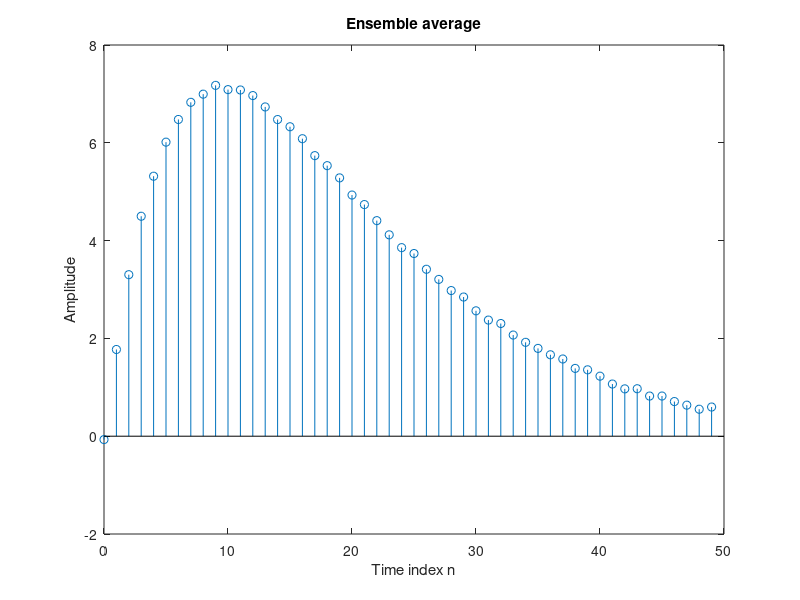

The MATLAB script that drew this image:
% Program 2_1
% Generation of the ensemble average
%
R = 50;
m = 0:R-1;
s = 2*m.*(0.9.^m); % Generate the uncorrupted signal
d = rand(R,1)-0.5; % Generate the random noise
x1 = s+d';
stem(m,d);
xlabel('Time index n');ylabel('Amplitude'); title('Noise');
pause
for n = 1:50;
    d = rand(R,1)-0.5;
    x = s + d';
    x1 = x1 + x;
end
x1 = x1/50;
stem(m,x1);
xlabel('Time index n');ylabel('Amplitude'); title('Ensemble average');
